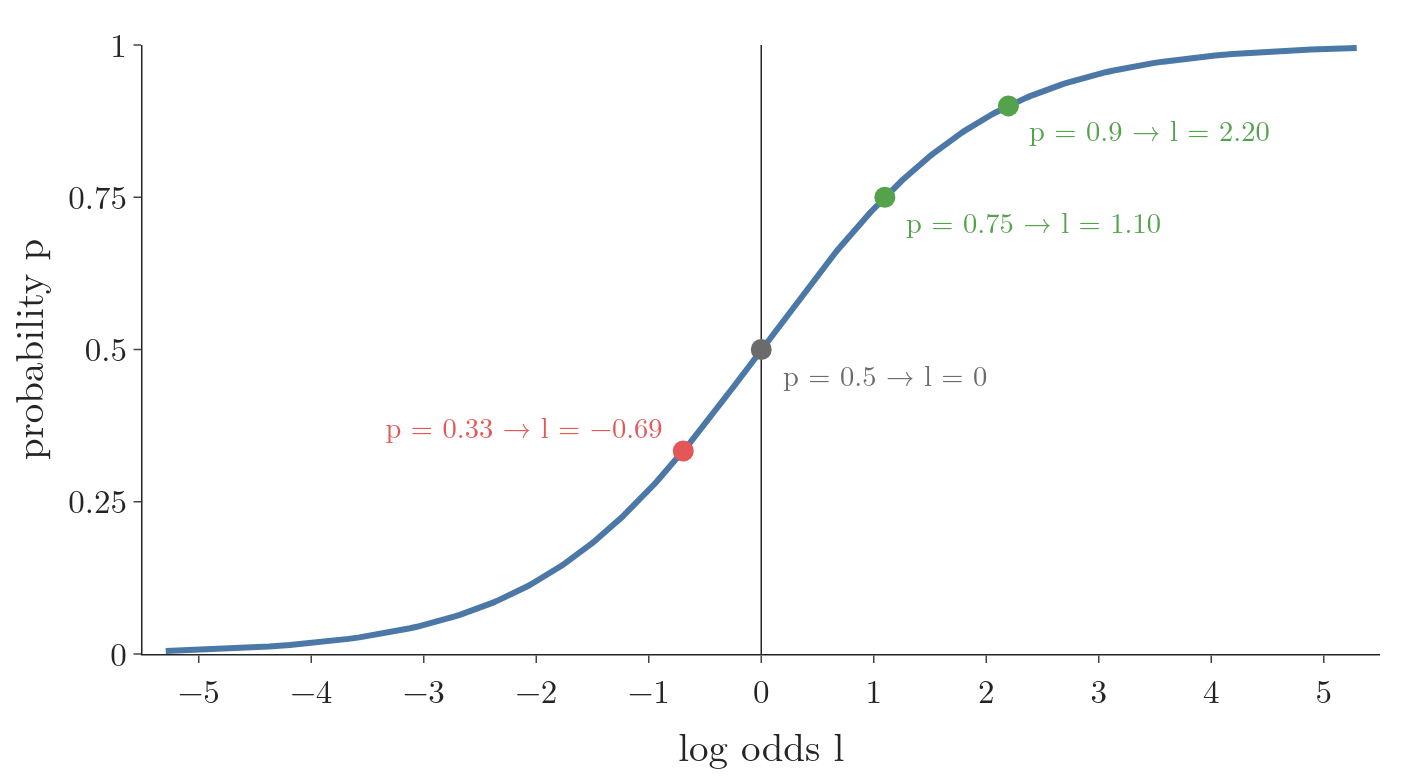

Write Python code to recreate this figure.
"""Probability and log odds: l = ln(p / (1 - p)). p = 0.5 -> 0; 0.75 -> 1.10; 0.9 -> 2.20; 1/3 -> -0.69. Probabilities
near 0 and 1 are squeezed together; log odds spread them over the whole number line.
Run: python logodds.py -> logodds.png"""
from pathlib import Path

import numpy as np
import plotly.graph_objects as go

from gifkit import BLUE, FONT, GREEN, GREY, RED

here = Path(__file__).parent
p = np.linspace(0.005, 0.995, 400)
l = np.log(p / (1 - p))
fig = go.Figure(go.Scatter(x=l, y=p, mode="lines", line=dict(color=BLUE, width=4)))
pts = [(0.5, "p = 0.5 → l = 0", GREY), (0.75, "p = 0.75 → l = 1.10", GREEN), (0.9, "p = 0.9 → l = 2.20", GREEN),
       (1 / 3, "p = 0.33 → l = −0.69", RED)]
for pv, text, color in pts:
    lv = np.log(pv / (1 - pv))
    fig.add_trace(go.Scatter(x=[lv], y=[pv], mode="markers", marker=dict(size=14, color=color)))
    fig.add_annotation(x=lv, y=pv, text=text, showarrow=False, xanchor="left" if lv >= 0 else "right",
                       xshift=12 if lv >= 0 else -12, yshift=16 if lv < 0 else -16, font=dict(size=19, color=color))
fig.update_xaxes(title="log odds l", range=[-5.5, 5.5], dtick=1, zeroline=True)
fig.update_yaxes(title="probability p", range=[0, 1], dtick=0.25)
fig.update_layout(template="simple_white", width=950, height=520, font=FONT, showlegend=False,
                  margin=dict(l=80, r=30, t=30, b=60))
fig.write_image(here / "logodds.png", scale=1.5)
